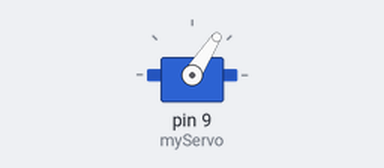
Simulated run of this sketch. Board: Arduino Uno, built with avr-gcc and run on an emulated ATmega328P. Parts: servo.

Above: at 0.05 s.
At 0.55 s:
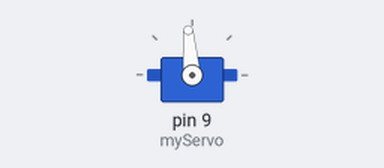
At 1.05 s:
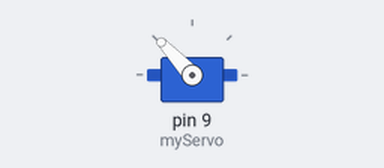
At 2.1 s:
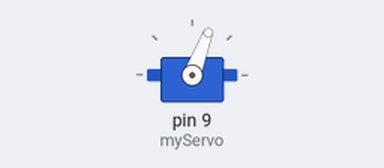
Timing chart, 0 to 5.3 s (numbered marks = the images above):
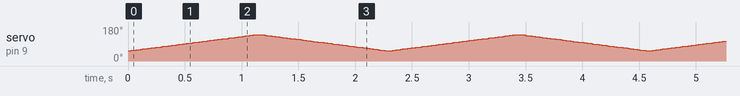

The sketch:

testMotor_arduino.ino
```cpp
#include <Servo.h>

Servo myServo;  // Create a servo object to control a servo

int pos = 0;    // Variable to store the servo position

void setup() {
  myServo.attach(9);  // Attaches the servo on pin 9 to the servo object

  myServo.write(30);
}

void loop() {
  // The range for the servo library is 0 to 180
  // test limits rq

  // Ratio if doing yaw movement


  // myServo.write(30);
  // delay(30);
  // Sweep from 0 to 180 degrees
  for (int i = 1100; i <= 2000; i += 8) {
    pos = map(i, 544, 2400, 0, 180);
    myServo.write(pos);              // Tell servo to go to position in variable 'pos'
    delay(10);                       // Wait 15ms for the servo to reach the position
  }

  // Sweep back from 180 to 0 degrees
  for (int i = 2000; i >= 1100; i -= 8) {
    pos = map(i, 544, 2400, 0, 180);
    myServo.write(pos);             // Tell servo to go to position in variable 'pos'
    delay(10);                       // Wait 15ms for the servo to reach the position
  }
}
```
